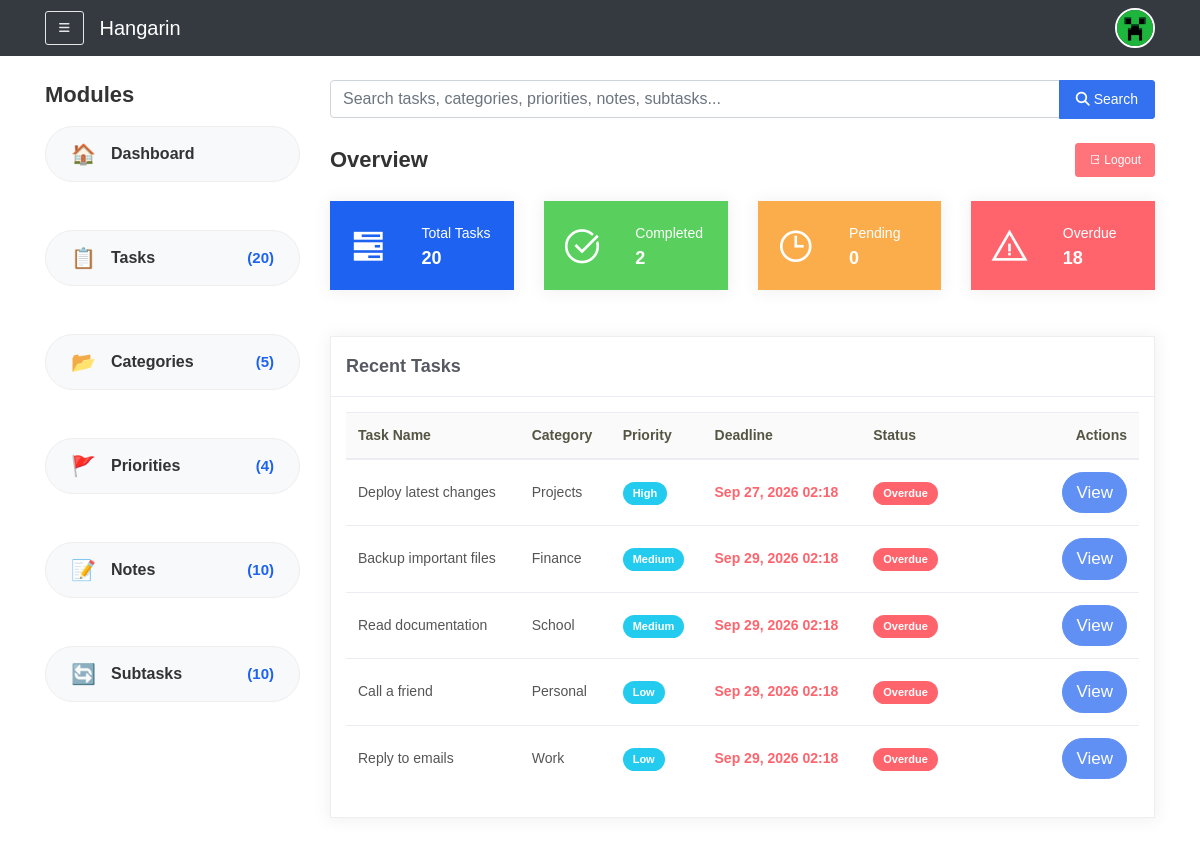
Before: /dashboard/ (signed in) with the older database file.
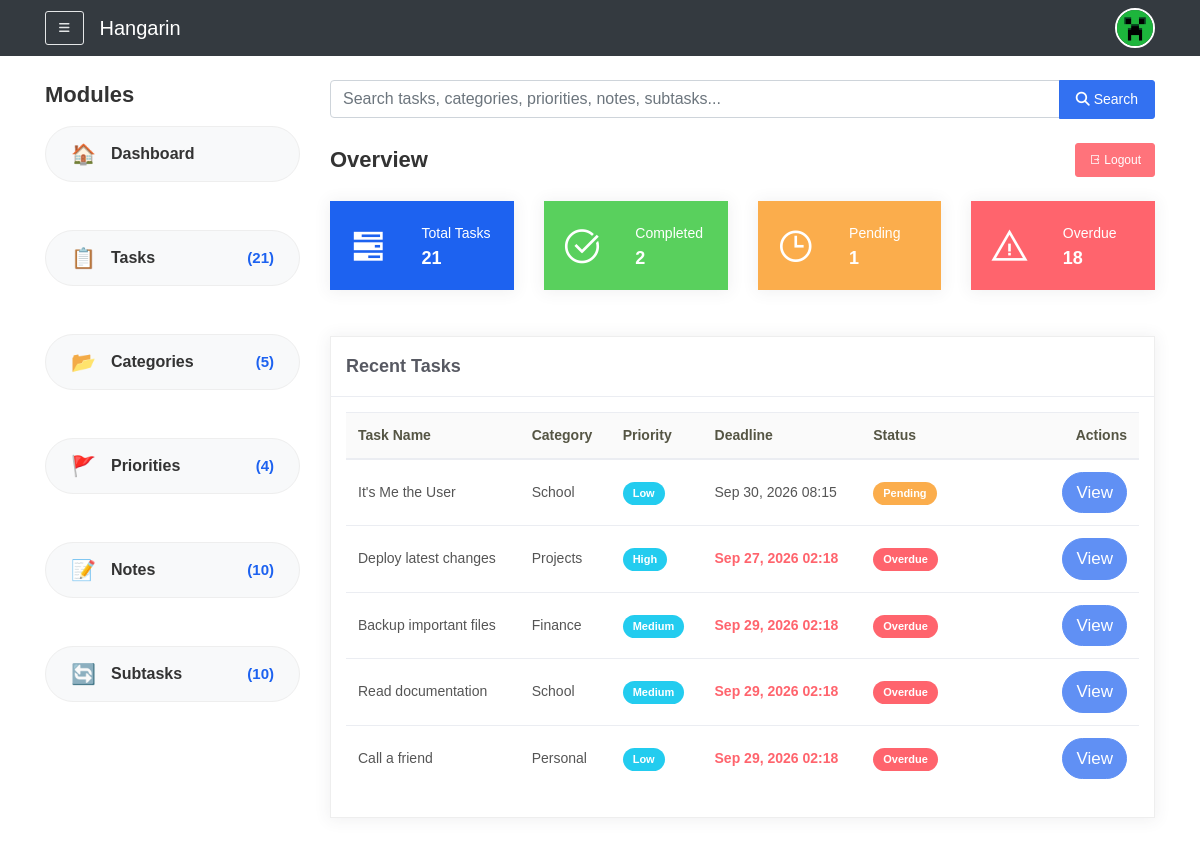
After: the same page with the newer database file.
### tasks/models.py (models this page shows, shortened)
class Task(models.Model):
    STATUS_CHOICES = [
        ("Pending", "Pending"),
        ("In Progress", "In Progress"),
        ("Completed", "Completed"),
        ("Overdue", "Overdue"),
    ]
    owner = models.ForeignKey(User, on_delete=models.CASCADE, related_name="tasks", null=True, blank=True)
    title = models.CharField(max_length=200)
    description = models.TextField(blank=True)
    deadline = models.DateTimeField(default=timezone.now)
    status = models.CharField(max_length=50, choices=STATUS_CHOICES, default="Pending")
    category = models.ForeignKey(Category, on_delete=models.SET_NULL, null=True, blank=True)
    priority = models.ForeignKey(Priority, on_delete=models.SET_NULL, null=True, blank=True)
    class Meta:
        verbose_name = "Task"
        verbose_name_plural = "Tasks"
    @classmethod
    def update_overdue(cls, user):
        cls.objects.filter(
            owner=user,                            # <-- FIXED: Changed 'user' to 'owner'
            status__in=['Pending', 'In Progress'], # Only update tasks that aren't completed
            deadline__lt=timezone.now()            # Deadline is in the past
        ).update(status='Overdue')

class Category(models.Model):
    owner = models.ForeignKey(User, on_delete=models.CASCADE, related_name="categories", null=True, blank=True)
    name = models.CharField(max_length=100)
    class Meta:
        verbose_name = "Category"
        verbose_name_plural = "Categories"

class Priority(models.Model):
    owner = models.ForeignKey(User, on_delete=models.CASCADE, related_name="priorities", null=True, blank=True)
    name = models.CharField(max_length=50)
    class Meta:
        verbose_name = "Priority"
        verbose_name_plural = "Priorities"

### tasks/views.py (the view, shortened to what this page needs)
# urls.py: path('dashboard/', views.dashboard, name='dashboard'),
@login_required
@never_cache
def dashboard(request):
    Task.update_overdue(request.user)
    tasks = Task.objects.filter(owner=request.user)
    today = timezone.now().date()
    context = {
        'total_tasks':  tasks.count(),
        'completed':    tasks.filter(status='Completed').count(),
        'pending':      tasks.filter(status='Pending').count(),
        'overdue':      tasks.filter(status='Overdue').count(),
        'recent_tasks': tasks.order_by('-id')[:5],
    }
    query = request.GET.get('q', '').strip()
    return render(request, 'dashboard.html', context)

### tasks/context_processors.py (called while the page is built)
def sidebar_counts(request):
    if not request.user.is_authenticated:
        return {}
    u = request.user
    return {
        'count_tasks':      Task.objects.filter(owner=u).count(),
        'count_categories': Category.objects.filter(owner=u).count(),
        'count_priorities': Priority.objects.filter(owner=u).count(),
        'count_notes':      Note.objects.filter(task__owner=u).count(),
        'count_subtasks':   SubTask.objects.filter(parent_task__owner=u).count(),
    }

### templates/dashboard.html (shortened to what the changed rows need)
{% extends 'base.html' %}
{% load static %}
{% block extra_head %}
    <link rel="stylesheet" href="{% static 'css/ready.css' %}?v=3">
{% endblock %}
{% block content %}
<div class="row">
    <div class="col-sm-6 col-md-3">
        <div class="card card-stats card-primary">
            <div class="card-body">
                <div class="row">
                    <div class="col-7 d-flex align-items-center">
                        <div class="numbers">
                            <p class="card-category">Total Tasks</p>
                            <h4 class="card-title">{{ total_tasks }}</h4>
                        </div>
                    </div>
                </div>
            </div>
        </div>
    </div>
    <div class="col-sm-6 col-md-3">
        <div class="card card-stats card-warning">
            <div class="card-body">
                <div class="row">
                    <div class="col-7 d-flex align-items-center">
                        <div class="numbers">
                            <p class="card-category">Pending</p>
                            <h4 class="card-title">{{ pending }}</h4>
                        </div>
                    </div>
                </div>
            </div>
        </div>
    </div>
</div>
<div class="row mt-3">
    <div class="col-md-12">
        <div class="card card-tasks">
            <div class="card-body">
                <div class="table-responsive">
                    <table class="table table-hover">
                        <thead>
                            <tr>
                                <th>Task Name</th>
                                <th>Category</th>
                                <th>Priority</th>
                                <th>Deadline</th>
                                <th>Status</th>
                                <th class="text-right">Actions</th>
                            </tr>
                        </thead>
                        <tbody>
                            {% for task in recent_tasks %}
                            <tr>
                                <td>{{ task.title }}</td>
                                <td>{{ task.category.name|default:"—" }}</td>
                                <td><span class="badge badge-info">{{ task.priority.name|default:"—" }}</span></td>
                                <td>
                                    {% if task.deadline %}
                                        {% if task.status == 'Overdue' %}
                                            <span class="text-danger font-weight-bold">
                                                {{ task.deadline|date:"M d, Y H:i" }}
                                            </span>
                                        {% else %}
                                            {{ task.deadline|date:"M d, Y H:i" }}
                                        {% endif %}
                                    {% else %}
                                        —
                                    {% endif %}
                                </td>
                                <td>
                                    {% if task.status == 'Overdue' %}
                                        <span class="badge badge-danger">Overdue</span>
                                    {% elif task.status == 'Completed' %}
                                        <span class="badge badge-success">Completed</span>
                                    {% elif task.status == 'In Progress' %}
                                        <span class="badge badge-info">In Progress</span>
                                    {% else %}
                                        <span class="badge badge-warning">Pending</span>
                                    {% endif %}
                                </td>
                                <td class="text-right">
                                    <a href="{% url 'tasks:task_update' task.pk %}" class="btn btn-sm btn-primary btn-round">View</a>
                                </td>
                            </tr>
                            {% empty %}
                            <tr><td colspan="6">No tasks yet.</td></tr>
                            {% endfor %}
                        </tbody>
                    </table>
                </div>
            </div>
        </div>
    </div>
</div>
{% endblock %}

Changed rows visible on the page:
no longer on this page (row unchanged): Task: title "Reply to emails", category.name "Work", priority.name "Low", deadline "Sep 29, 2026 02:18", status "Overdue"
added Task: title "It's Me the User", category.name "School", priority.name "Low", deadline "Sep 30, 2026 08:15", status "Pending"
Other visible differences:
{{ count_tasks }}: "20" → "21"
{{ total_tasks }}: "20" → "21"
{{ pending }}: "0" → "1"
